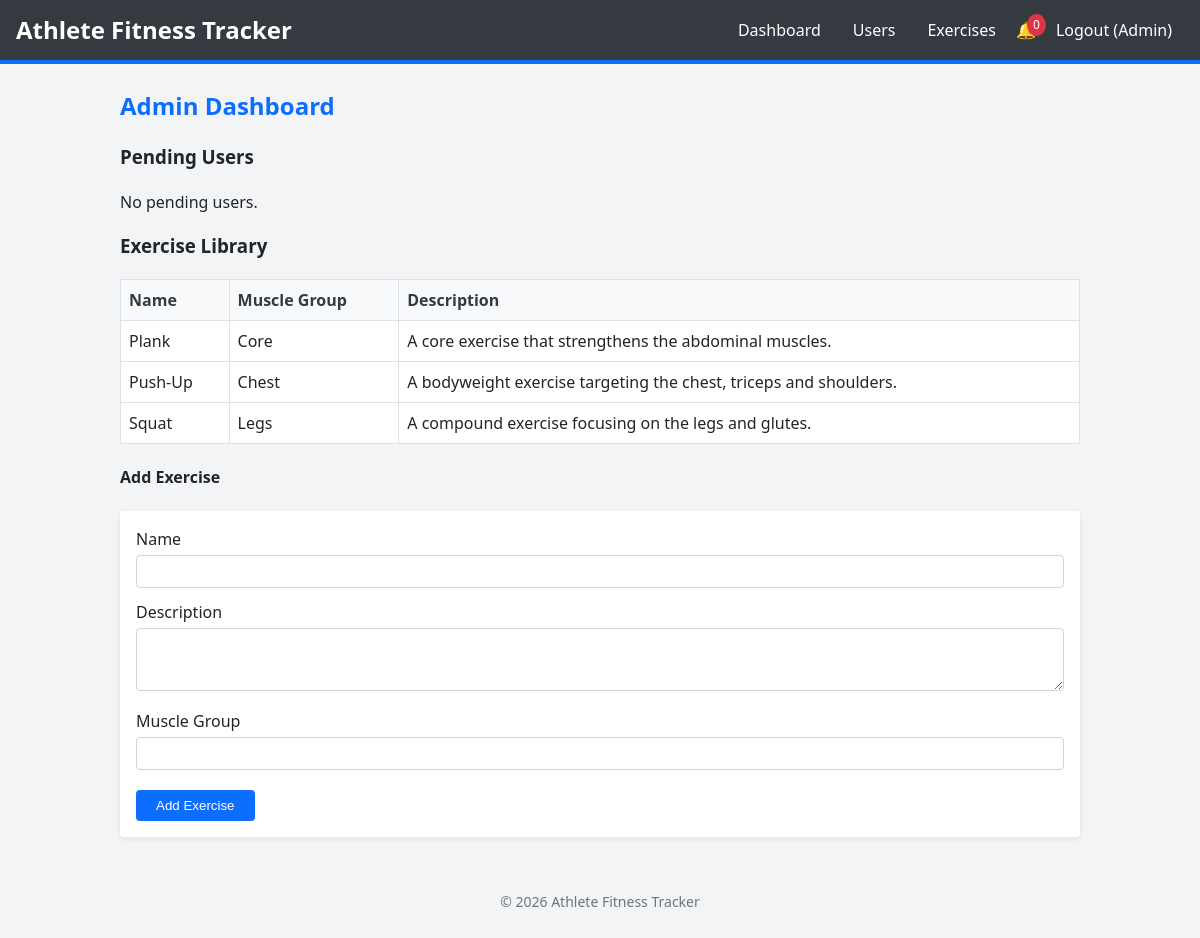
Screenshot of /View/admin-dashboard.php (signed in) with the database file from the repository.
### tables this page shows
CREATE TABLE IF NOT EXISTS exercises (
    id INT AUTO_INCREMENT PRIMARY KEY,
    name VARCHAR(100) NOT NULL,
    description TEXT,
    muscle_group VARCHAR(50) DEFAULT NULL,
    created_at TIMESTAMP DEFAULT CURRENT_TIMESTAMP,
    created_by INT DEFAULT NULL,
    FOREIGN KEY (created_by) REFERENCES users(id) ON DELETE SET NULL
);

### model/helpers.php (called while the page is built, shortened)
<?php
function asset_url($path) {
    $script = $_SERVER['PHP_SELF'];
    $dir = rtrim(dirname($script), '/');
    if (preg_match('#/View$#', $dir)) {
        $dir = rtrim(dirname($dir), '/');
    }
    return $dir . '/' . ltrim($path, '/');
}
?>

### model/auth.php (called while the page is built, shortened)
<?php
require_once __DIR__ . '/db.users.php';
function currentUser() {
    return isset($_SESSION['user']) ? $_SESSION['user'] : null;
}
?>

### model/db.users.php (called while the page is built, shortened)
<?php
function getPendingUsers() {
    $db = getDb();
    $result = $db->query("SELECT * FROM users WHERE status = 'pending' ORDER BY created_at ASC");
    $users = [];
    return $users;
}
?>

### model/db.exercises.php (called while the page is built, shortened)
<?php
function getAllExercises() {
    $db = getDb();
    $result = $db->query("SELECT * FROM exercises ORDER BY name ASC");
    $exercises = [];
    if ($result) {
        while ($row = $result->fetch_assoc()) {
            $exercises[] = $row;
        }
    }
    return $exercises;
}
?>

### View/admin-dashboard.php (the view, shortened to what this page needs)
<?php
require_once __DIR__ . '/../Model/db.users.php';
require_once __DIR__ . '/../Model/db.exercises.php';
$pending = getPendingUsers();
$exercises = getAllExercises();
include __DIR__ . '/layout/header.php';
?>
<h2>Admin Dashboard</h2>
<h3 id="users">Pending Users</h3>
<?php if ($pending): ?>
    <table>
        <thead><tr><th>Name</th><th>Email</th><th>Role</th><th>Action</th></tr></thead>
        <tbody>
        <?php foreach ($pending as $p): ?>
            <tr>
                <td><?php echo htmlspecialchars($p['name']); ?></td>
                <td><?php echo htmlspecialchars($p['email']); ?></td>
                <td><?php echo htmlspecialchars($p['role']); ?></td>
                <td>
                    <form action="../Controller/actions.php" method="post" style="display:inline;">
                        <input type="hidden" name="action" value="approve_user">
                        <input type="hidden" name="user_id" value="<?php echo $p['id']; ?>">
                        <button type="submit">Approve</button>
                    </form>
                </td>
            </tr>
        <?php endforeach; ?>
        </tbody>
    </table>
<?php else: ?>
    <p>No pending users.</p>
<?php endif; ?>
<h3 id="exercises">Exercise Library</h3>
<?php if ($exercises): ?>
    <table>
        <thead><tr><th>Name</th><th>Muscle Group</th><th>Description</th></tr></thead>
        <tbody>
        <?php foreach ($exercises as $ex): ?>
            <tr>
                <td><?php echo htmlspecialchars($ex['name']); ?></td>
                <td><?php echo htmlspecialchars($ex['muscle_group']); ?></td>
                <td><?php echo htmlspecialchars($ex['description']); ?></td>
            </tr>
        <?php endforeach; ?>
        </tbody>
    </table>
<?php else: ?>
    <p>No exercises available.</p>
<?php endif; ?>
<h4>Add Exercise</h4>
<form action="../Controller/actions.php" method="post">
    <label for="name">Name</label>
    <input type="text" id="name" name="name" required>
    <label for="description">Description</label>
    <textarea id="description" name="description" rows="3"></textarea>
    <label for="muscle_group">Muscle Group</label>
    <input type="text" id="muscle_group" name="muscle_group">
    <button type="submit">Add Exercise</button>
</form>
<?php include __DIR__ . '/layout/footer.php'; ?>

### View/layout/header.php (shortened to what this page needs)
<?php
$user = currentUser();
?>
<!DOCTYPE html>
<html lang="en">
<head>
    <link rel="stylesheet" href="<?php echo asset_url('css/style.css'); ?>">
</head>
<body>
<header>
    <h1>Athlete Fitness Tracker</h1>
    <nav>
        <ul>
            <?php if (!$user): ?>
                <li><a href="<?php echo asset_url('View/login.php'); ?>">Login</a></li>
                <li><a href="<?php echo asset_url('View/signup.php'); ?>">Sign&nbsp;Up</a></li>
            <?php else: ?>
                <li><a href="<?php echo asset_url('View/' . $user['role'] . '-dashboard.php'); ?>">Dashboard</a></li>
                <?php if ($user['role'] === 'player'): ?>
                    <li><a href="<?php echo asset_url('View/player-dashboard.php'); ?>#workouts">Workouts</a></li>
                    <li><a href="<?php echo asset_url('View/player-dashboard.php'); ?>#measurements">Measurements</a></li>
                    <li><a href="<?php echo asset_url('View/player-dashboard.php'); ?>#nutrition">Nutrition</a></li>
                    <li><a href="<?php echo asset_url('View/player-dashboard.php'); ?>#health">Health</a></li>
                    <li><a href="<?php echo asset_url('View/player-dashboard.php'); ?>#plans">Plans</a></li>
                    <li><a href="<?php echo asset_url('View/player-dashboard.php'); ?>#messages">Messages</a></li>
                <?php elseif ($user['role'] === 'admin'): ?>
                    <li><a href="<?php echo asset_url('View/admin-dashboard.php'); ?>#users">Users</a></li>
                    <li><a href="<?php echo asset_url('View/admin-dashboard.php'); ?>#exercises">Exercises</a></li>
                <?php endif; ?>
                <li class="notif-icon">
                    <span>🔔</span>
                    <span class="notif-count">0</span>
                </li>
                <li><a href="<?php echo asset_url('Controller/logout.php'); ?>">Logout&nbsp;(<?php echo htmlspecialchars($user['name'], ENT_QUOTES, 'UTF-8'); ?>)</a></li>
            <?php endif; ?>
        </ul>
    </nav>
</header>
<div class="container">

### View/layout/footer.php (shortened to what this page needs)
</div>
<footer>
    <p>&copy; <?php echo date('Y'); ?> Athlete Fitness Tracker</p>
</footer>
</body>
</html>

### style/style.css (style rules this page uses)
:root { --primary: #0d6efd; --secondary: #6c757d; --success: #198754; --danger: #dc3545; --warning: #ffc107; --light: #f8f9fa; --dark: #343a40; --body-bg: #f3f4f6; --text-color: #212529; }
body { margin: 0; font-family: 'Segoe UI', Tahoma, Geneva, Verdana, sans-serif; background-color: var(--body-bg); color: var(--text-color); line-height: 1.5; }
header { background-color: var(--dark); color: #fff; padding: 0.75rem 1rem; display: flex; justify-content: space-between; align-items: center; border-bottom: 4px solid var(--primary); }
header h1 { font-size: 1.5rem; margin: 0; }
nav ul { list-style: none; margin: 0; padding: 0; display: flex; gap: 0.5rem; }
nav a { color: #fff; text-decoration: none; padding: 0.5rem 0.75rem; border-radius: 4px; transition: background-color 0.2s; }
.notif-icon { position: relative; cursor: pointer; }
.notif-count { position: absolute; top: -4px; right: -10px; background: var(--danger); color: #fff; border-radius: 50%; padding: 2px 6px; font-size: 0.75rem; }
.container { max-width: 960px; margin: 20px auto; padding: 0 1rem; }
h2 { margin-top: 1.5rem; margin-bottom: 0.5rem; color: var(--primary); }
form { margin-bottom: 1.5rem; background-color: #fff; padding: 1rem; border-radius: 4px; box-shadow: 0 2px 6px rgba(0, 0, 0, 0.08); }
form input[type="text"], form input[type="email"], form input[type="password"], form input[type="number"], form select, form textarea { width: 100%; padding: 0.5rem; margin-top: 0.25rem; margin-bottom: 0.75rem; border: 1px solid #ced4da; border-radius: 4px; box-sizing: border-box; }
form button { display: inline-block; background-color: var(--primary); color: #fff; border: none; padding: 0.5rem 1.25rem; border-radius: 4px; cursor: pointer; transition: background-color 0.2s; margin-top: 0.5rem; }
table { width: 100%; border-collapse: collapse; margin-bottom: 1rem; background-color: #fff; }
table th, table td { padding: 0.5rem; border: 1px solid #dee2e6; text-align: left; }
table th { background-color: var(--light); color: var(--dark); }
footer { text-align: center; padding: 1rem; font-size: 0.875rem; color: var(--secondary); }

### rows the page displays
exercises: name "Plank", muscle_group "Core", description "A core exercise that strengthens the abdominal muscles."
exercises: name "Push-Up", muscle_group "Chest", description "A bodyweight exercise targeting the chest, triceps and shoulders."
exercises: name "Squat", muscle_group "Legs", description "A compound exercise focusing on the legs and glutes."

### other values shown
$user['name'] "Admin"
